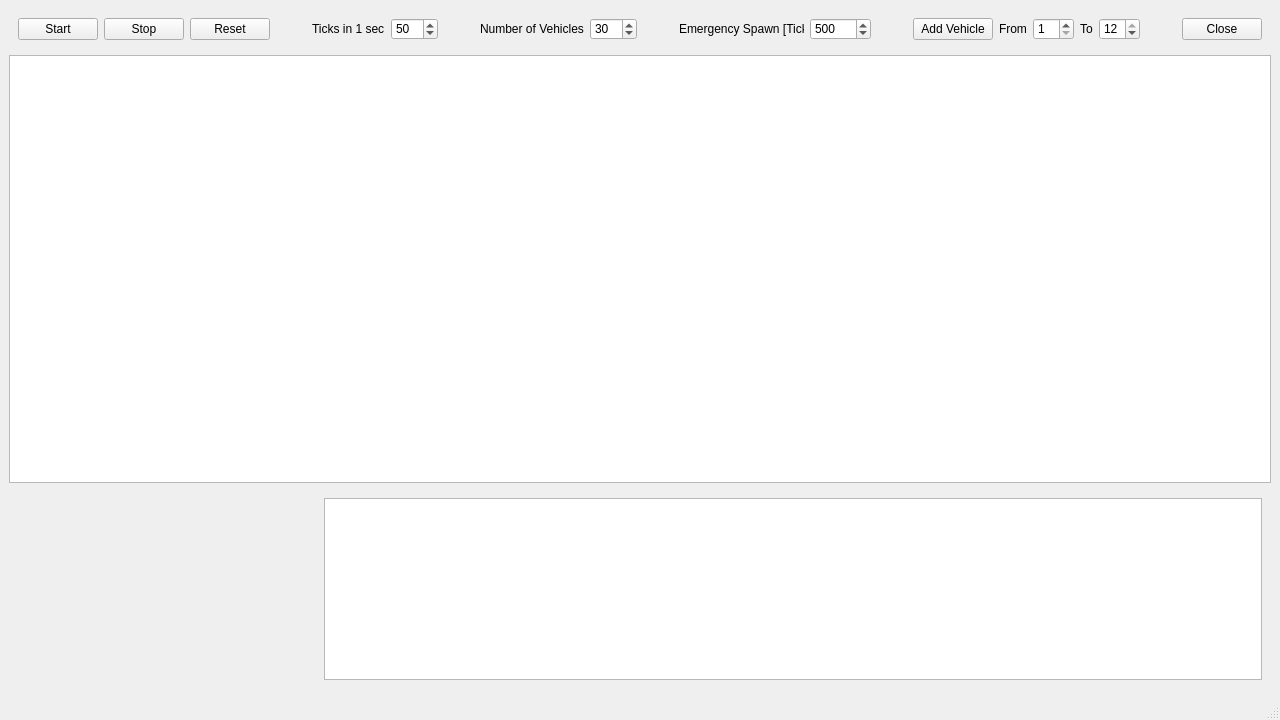
<?xml version="1.0" encoding="UTF-8"?>
<ui version="4.0">
 <class>MainWindow</class>
 <widget class="QMainWindow" name="MainWindow">
  <property name="geometry">
   <rect>
    <x>0</x>
    <y>0</y>
    <width>1280</width>
    <height>720</height>
   </rect>
  </property>
  <property name="minimumSize">
   <size>
    <width>1280</width>
    <height>720</height>
   </size>
  </property>
  <property name="maximumSize">
   <size>
    <width>16777215</width>
    <height>16777215</height>
   </size>
  </property>
  <property name="windowTitle">
   <string>Traffic Road Simulator</string>
  </property>
  <widget class="QWidget" name="centralwidget">
   <layout class="QVBoxLayout" name="verticalLayout">
    <item>
     <widget class="QWidget" name="TopWidget" native="true">
      <property name="sizePolicy">
       <sizepolicy hsizetype="Expanding" vsizetype="Preferred">
        <horstretch>0</horstretch>
        <verstretch>0</verstretch>
       </sizepolicy>
      </property>
      <property name="minimumSize">
       <size>
        <width>0</width>
        <height>40</height>
       </size>
      </property>
      <property name="maximumSize">
       <size>
        <width>16777215</width>
        <height>40</height>
       </size>
      </property>
      <layout class="QHBoxLayout" name="horizontalLayout_2">
       <item>
        <widget class="QPushButton" name="StartButton">
         <property name="enabled">
          <bool>true</bool>
         </property>
         <property name="sizePolicy">
          <sizepolicy hsizetype="Minimum" vsizetype="Fixed">
           <horstretch>0</horstretch>
           <verstretch>0</verstretch>
          </sizepolicy>
         </property>
         <property name="text">
          <string>Start</string>
         </property>
        </widget>
       </item>
       <item>
        <widget class="QPushButton" name="StopButton">
         <property name="text">
          <string>Stop</string>
         </property>
        </widget>
       </item>
       <item>
        <widget class="QPushButton" name="ResetButton">
         <property name="text">
          <string>Reset</string>
         </property>
        </widget>
       </item>
       <item>
        <widget class="QLabel" name="FreeLabel_1">
         <property name="minimumSize">
          <size>
           <width>30</width>
           <height>0</height>
          </size>
         </property>
         <property name="text">
          <string/>
         </property>
        </widget>
       </item>
       <item>
        <widget class="QLabel" name="TickrateLabel">
         <property name="text">
          <string>Ticks in 1 sec</string>
         </property>
        </widget>
       </item>
       <item>
        <widget class="QSpinBox" name="TickrateSpinBox">
         <property name="minimum">
          <number>1</number>
         </property>
         <property name="maximum">
          <number>500</number>
         </property>
         <property name="singleStep">
          <number>1</number>
         </property>
         <property name="value">
          <number>50</number>
         </property>
        </widget>
       </item>
       <item>
        <widget class="QLabel" name="FreeLabel_2">
         <property name="minimumSize">
          <size>
           <width>30</width>
           <height>0</height>
          </size>
         </property>
         <property name="text">
          <string/>
         </property>
        </widget>
       </item>
       <item>
        <widget class="QLabel" name="VehiclesLabel">
         <property name="text">
          <string>Number of Vehicles</string>
         </property>
        </widget>
       </item>
       <item>
        <widget class="QSpinBox" name="VehiclesSpinBox">
         <property name="minimum">
          <number>1</number>
         </property>
         <property name="maximum">
          <number>100</number>
         </property>
         <property name="value">
          <number>30</number>
         </property>
        </widget>
       </item>
       <item>
        <widget class="QLabel" name="FreeLabel_3">
         <property name="minimumSize">
          <size>
           <width>30</width>
           <height>0</height>
          </size>
         </property>
         <property name="text">
          <string/>
         </property>
        </widget>
       </item>
       <item>
        <widget class="QLabel" name="EmergencyLabel">
         <property name="text">
          <string>Emergency Spawn [Ticks]</string>
         </property>
        </widget>
       </item>
       <item>
        <widget class="QSpinBox" name="EmergencySpinBox">
         <property name="minimum">
          <number>100</number>
         </property>
         <property name="maximum">
          <number>10000</number>
         </property>
         <property name="value">
          <number>500</number>
         </property>
        </widget>
       </item>
       <item>
        <widget class="QLabel" name="FreeLabel_5">
         <property name="minimumSize">
          <size>
           <width>30</width>
           <height>0</height>
          </size>
         </property>
         <property name="text">
          <string/>
         </property>
        </widget>
       </item>
       <item>
        <widget class="QPushButton" name="AddVehicleButton">
         <property name="text">
          <string>Add Vehicle</string>
         </property>
        </widget>
       </item>
       <item>
        <widget class="QLabel" name="FromAddLabel">
         <property name="text">
          <string>From</string>
         </property>
        </widget>
       </item>
       <item>
        <widget class="QSpinBox" name="FromAddSpin">
         <property name="minimum">
          <number>1</number>
         </property>
         <property name="maximum">
          <number>12</number>
         </property>
        </widget>
       </item>
       <item>
        <widget class="QLabel" name="ToAddLabel">
         <property name="text">
          <string>To</string>
         </property>
        </widget>
       </item>
       <item>
        <widget class="QSpinBox" name="ToAddSpin">
         <property name="minimum">
          <number>1</number>
         </property>
         <property name="maximum">
          <number>12</number>
         </property>
         <property name="singleStep">
          <number>1</number>
         </property>
         <property name="value">
          <number>12</number>
         </property>
        </widget>
       </item>
       <item>
        <widget class="QLabel" name="FreeLabel_4">
         <property name="minimumSize">
          <size>
           <width>30</width>
           <height>0</height>
          </size>
         </property>
         <property name="text">
          <string/>
         </property>
        </widget>
       </item>
       <item>
        <widget class="QPushButton" name="CloseButton">
         <property name="text">
          <string>Close</string>
         </property>
        </widget>
       </item>
      </layout>
     </widget>
    </item>
    <item>
     <widget class="QGraphicsView" name="SimulationView">
      <property name="minimumSize">
       <size>
        <width>0</width>
        <height>410</height>
       </size>
      </property>
      <property name="maximumSize">
       <size>
        <width>16777215</width>
        <height>16777215</height>
       </size>
      </property>
     </widget>
    </item>
    <item>
     <widget class="QWidget" name="BottomWidget" native="true">
      <property name="sizePolicy">
       <sizepolicy hsizetype="Expanding" vsizetype="Preferred">
        <horstretch>0</horstretch>
        <verstretch>0</verstretch>
       </sizepolicy>
      </property>
      <property name="minimumSize">
       <size>
        <width>0</width>
        <height>200</height>
       </size>
      </property>
      <property name="maximumSize">
       <size>
        <width>16777215</width>
        <height>200</height>
       </size>
      </property>
      <layout class="QHBoxLayout" name="horizontalLayout">
       <item>
        <widget class="QLabel" name="InformationPanel">
         <property name="minimumSize">
          <size>
           <width>300</width>
           <height>0</height>
          </size>
         </property>
         <property name="maximumSize">
          <size>
           <width>300</width>
           <height>16777215</height>
          </size>
         </property>
         <property name="text">
          <string/>
         </property>
        </widget>
       </item>
       <item>
        <widget class="QListWidget" name="Logger"/>
       </item>
      </layout>
     </widget>
    </item>
   </layout>
  </widget>
  <widget class="QStatusBar" name="statusbar"/>
  <widget class="QMenuBar" name="menubar">
   <property name="geometry">
    <rect>
     <x>0</x>
     <y>0</y>
     <width>1280</width>
     <height>21</height>
    </rect>
   </property>
  </widget>
 </widget>
 <resources/>
 <connections/>
</ui>
